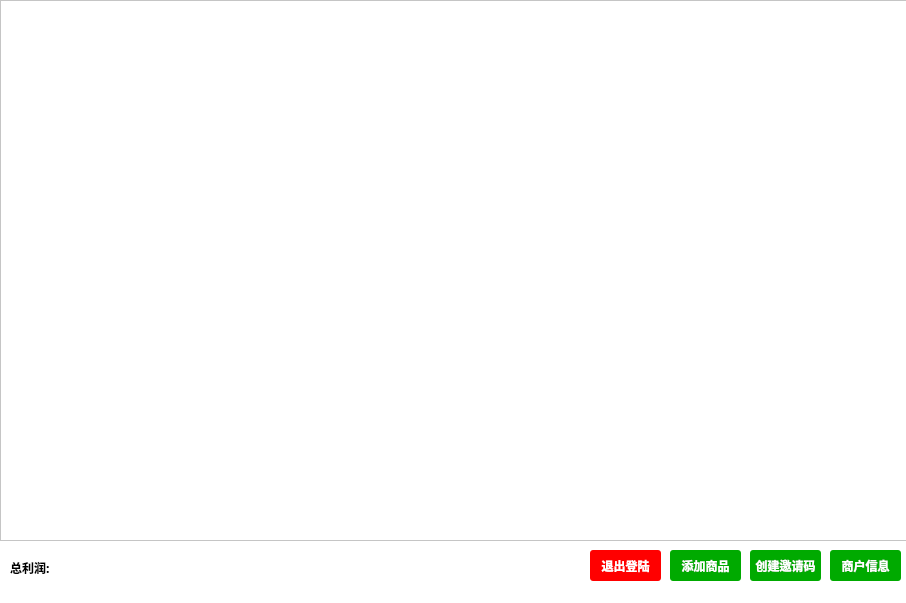
<?xml version="1.0" encoding="UTF-8"?>
<ui version="4.0">
 <class>MainWindow</class>
 <widget class="QMainWindow" name="MainWindow">
  <property name="geometry">
   <rect>
    <x>0</x>
    <y>0</y>
    <width>906</width>
    <height>603</height>
   </rect>
  </property>
  <property name="minimumSize">
   <size>
    <width>906</width>
    <height>603</height>
   </size>
  </property>
  <property name="maximumSize">
   <size>
    <width>906</width>
    <height>603</height>
   </size>
  </property>
  <property name="windowTitle">
   <string>MainWindow</string>
  </property>
  <property name="styleSheet">
   <string notr="true">background-color: white;</string>
  </property>
  <widget class="QWidget" name="centralwidget">
   <widget class="QTableView" name="tableView">
    <property name="geometry">
     <rect>
      <x>0</x>
      <y>0</y>
      <width>911</width>
      <height>541</height>
     </rect>
    </property>
    <property name="minimumSize">
     <size>
      <width>0</width>
      <height>0</height>
     </size>
    </property>
    <property name="maximumSize">
     <size>
      <width>999</width>
      <height>999</height>
     </size>
    </property>
   </widget>
   <widget class="QPushButton" name="pushButton_3">
    <property name="geometry">
     <rect>
      <x>590</x>
      <y>550</y>
      <width>71</width>
      <height>31</height>
     </rect>
    </property>
    <property name="font">
     <font>
      <family>微软雅黑</family>
      <weight>75</weight>
      <bold>true</bold>
     </font>
    </property>
    <property name="styleSheet">
     <string notr="true">QPushButton { background-color:rgb(255, 0, 0); color:rgb(255, 255, 255); border-radius: 3px; }</string>
    </property>
    <property name="text">
     <string>退出登陆</string>
    </property>
   </widget>
   <widget class="QPushButton" name="pushButton_2">
    <property name="geometry">
     <rect>
      <x>830</x>
      <y>550</y>
      <width>71</width>
      <height>31</height>
     </rect>
    </property>
    <property name="font">
     <font>
      <family>微软雅黑</family>
      <weight>75</weight>
      <bold>true</bold>
     </font>
    </property>
    <property name="styleSheet">
     <string notr="true">QPushButton { background-color:rgb(0, 170, 0); color:rgb(255, 255, 255); border-radius: 3px; }</string>
    </property>
    <property name="text">
     <string>商户信息</string>
    </property>
   </widget>
   <widget class="QPushButton" name="pushButton_4">
    <property name="geometry">
     <rect>
      <x>750</x>
      <y>550</y>
      <width>71</width>
      <height>31</height>
     </rect>
    </property>
    <property name="font">
     <font>
      <family>微软雅黑</family>
      <weight>75</weight>
      <bold>true</bold>
     </font>
    </property>
    <property name="styleSheet">
     <string notr="true">QPushButton { background-color:rgb(0, 170, 0); color:rgb(255, 255, 255); border-radius: 3px; }</string>
    </property>
    <property name="text">
     <string>创建邀请码</string>
    </property>
   </widget>
   <widget class="QPushButton" name="pushButton_5">
    <property name="geometry">
     <rect>
      <x>670</x>
      <y>550</y>
      <width>71</width>
      <height>31</height>
     </rect>
    </property>
    <property name="font">
     <font>
      <family>微软雅黑</family>
      <weight>75</weight>
      <bold>true</bold>
     </font>
    </property>
    <property name="styleSheet">
     <string notr="true">QPushButton { background-color:rgb(0, 170, 0); color:rgb(255, 255, 255); border-radius: 3px; }</string>
    </property>
    <property name="text">
     <string>添加商品</string>
    </property>
   </widget>
   <widget class="QLabel" name="label">
    <property name="geometry">
     <rect>
      <x>10</x>
      <y>560</y>
      <width>151</width>
      <height>16</height>
     </rect>
    </property>
    <property name="font">
     <font>
      <family>微软雅黑</family>
      <weight>75</weight>
      <bold>true</bold>
     </font>
    </property>
    <property name="text">
     <string>总利润:</string>
    </property>
   </widget>
  </widget>
  <widget class="QStatusBar" name="statusbar"/>
 </widget>
 <resources/>
 <connections/>
</ui>
